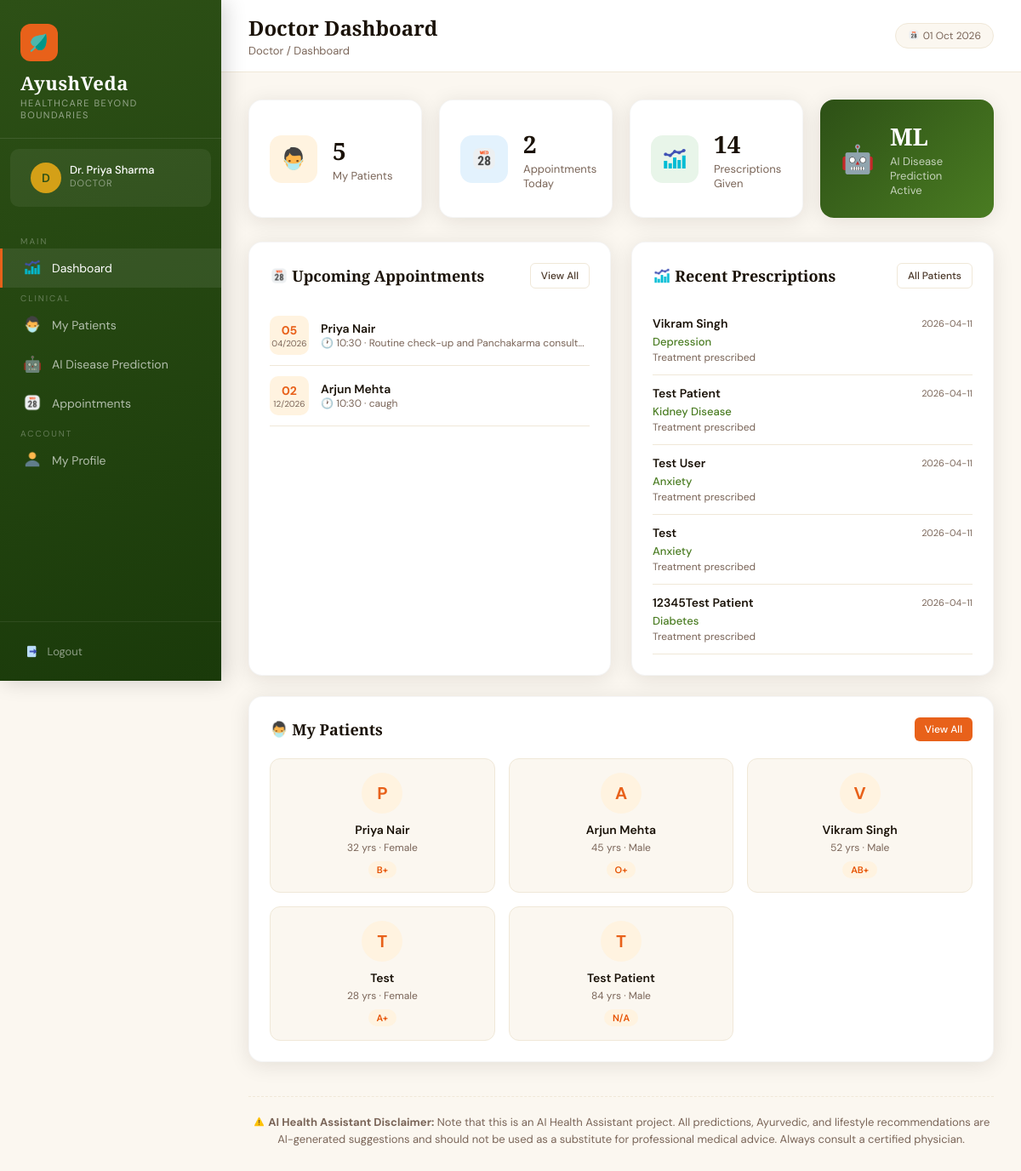
Before: /doctor/dashboard (signed in) with the older database file.
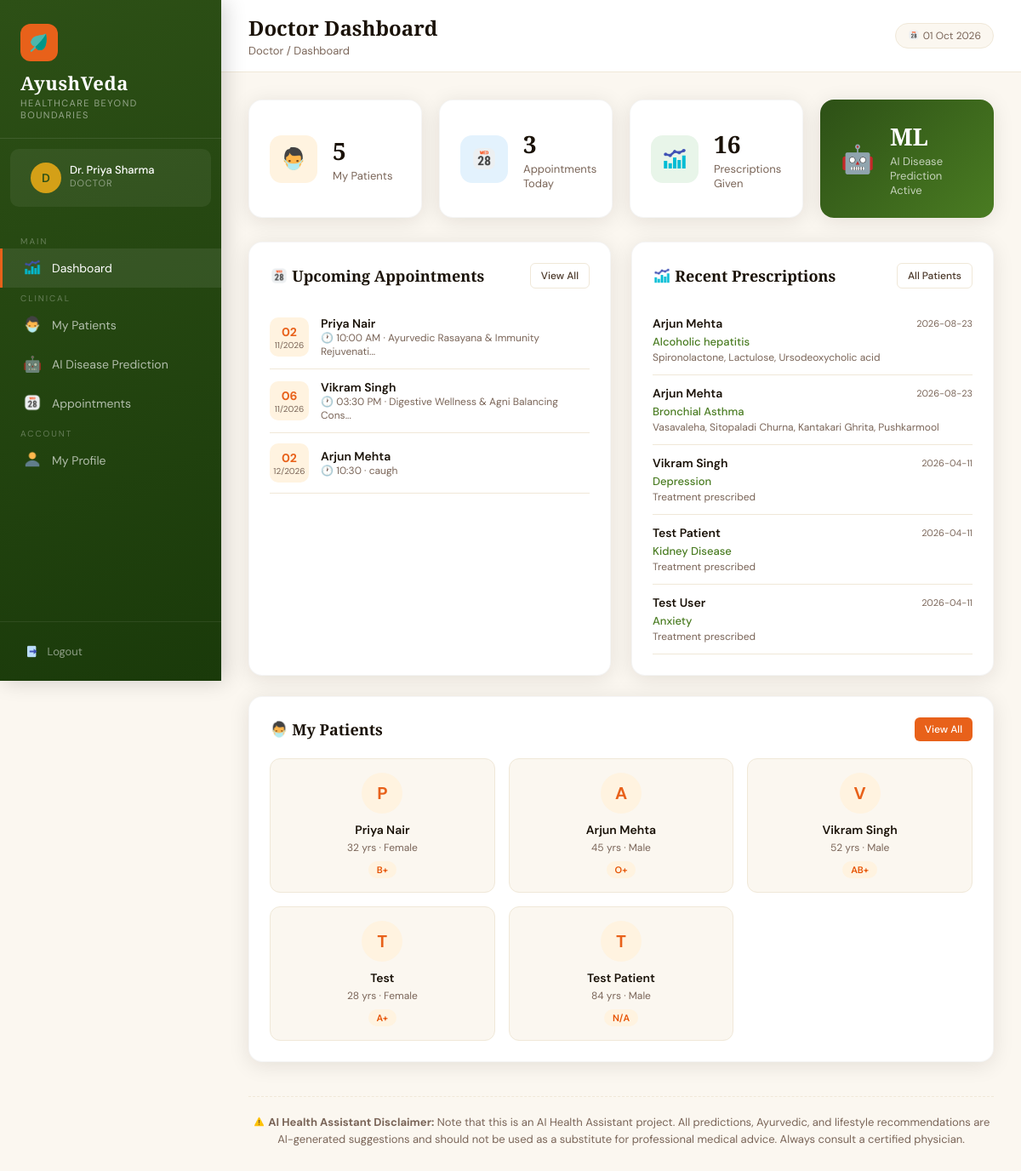
After: the same page with the newer database file.
### tables this page shows
CREATE TABLE appointments (
            id INTEGER PRIMARY KEY AUTOINCREMENT,
            patient_id INTEGER,
            doctor_id INTEGER,
            appointment_date DATE,
            appointment_time TEXT,
            reason TEXT,
            status TEXT DEFAULT 'Scheduled',
            created_at TIMESTAMP DEFAULT CURRENT_TIMESTAMP,
            FOREIGN KEY (patient_id) REFERENCES patients(id),
            FOREIGN KEY (doctor_id) REFERENCES doctors(id)
        );

CREATE TABLE patients (
            id INTEGER PRIMARY KEY AUTOINCREMENT,
            name TEXT NOT NULL,
            email TEXT UNIQUE NOT NULL,
            password TEXT NOT NULL,
            phone TEXT,
            age INTEGER,
            gender TEXT,
            blood_group TEXT,
            address TEXT,
            doctor_id INTEGER,
            created_at TIMESTAMP DEFAULT CURRENT_TIMESTAMP, preexisting_conditions TEXT, allergies TEXT, triage_raw_text TEXT, triage_symptoms TEXT, latitude REAL, longitude REAL, location_updated_at TIMESTAMP, share_location INTEGER DEFAULT 0,
            FOREIGN KEY (doctor_id) REFERENCES doctors(id)
        );

CREATE TABLE prescriptions (
            id INTEGER PRIMARY KEY AUTOINCREMENT,
            patient_id INTEGER,
            doctor_id INTEGER,
            symptoms TEXT,
            predicted_disease TEXT,
            medicines TEXT,
            dosage TEXT,
            duration TEXT,
            suggestions TEXT,
            diet_advice TEXT,
            created_at TIMESTAMP DEFAULT CURRENT_TIMESTAMP,
            FOREIGN KEY (patient_id) REFERENCES patients(id),
            FOREIGN KEY (doctor_id) REFERENCES doctors(id)
        );

### app.py (the view)
@app.route('/doctor/dashboard')
@login_required('doctor')
def doctor_dashboard():
    conn = get_db()
    doc_id = session['user_id']
    patients = conn.execute("SELECT * FROM patients WHERE doctor_id=?", (doc_id,)).fetchall()
    appointments = conn.execute(
        "SELECT a.*, p.name as patient_name FROM appointments a JOIN patients p ON a.patient_id=p.id WHERE a.doctor_id=? AND a.status='Scheduled' ORDER BY a.appointment_date ASC LIMIT 5",
        (doc_id,)
    ).fetchall()
    recent_prescriptions = conn.execute(
        "SELECT pr.*, p.name as patient_name FROM prescriptions pr JOIN patients p ON pr.patient_id=p.id WHERE pr.doctor_id=? ORDER BY pr.created_at DESC LIMIT 5",
        (doc_id,)
    ).fetchall()
    stats = {
        'patients': len(patients),
        'appointments': conn.execute("SELECT COUNT(*) as c FROM appointments WHERE doctor_id=? AND status='Scheduled'", (doc_id,)).fetchone()['c'],
        'prescriptions': conn.execute("SELECT COUNT(*) as c FROM prescriptions WHERE doctor_id=?", (doc_id,)).fetchone()['c'],
    }
    conn.close()
    return render_template('doctor/dashboard.html', stats=stats, patients=patients, appointments=appointments, recent_prescriptions=recent_prescriptions)

### app.py (called while the page is built)
@app.context_processor
def inject_now():
    return {'now': datetime.now().strftime('%d %b %Y')}

def get_db():
    conn = sqlite3.connect(DB_PATH)
    conn.row_factory = sqlite3.Row
    return conn

def login_required(role):
    def decorator(f):
        @wraps(f)
        def wrapper(*args, **kwargs):
            if session.get('role') != role:
                flash('Please login to continue.', 'error')
                return redirect(url_for(f'{role}_login'))
            return f(*args, **kwargs)
        return wrapper
    return decorator

### templates/doctor/dashboard.html (shortened to what the changed rows need)
{% extends 'base.html' %}
{% block page_title %}Doctor Dashboard{% endblock %}
{% block content %}
<div class="stats-grid">
    <div class="stat-card">
        <div>
            <div class="stat-value">{{ stats.appointments }}</div>
            <div class="stat-label">Appointments Today</div>
        </div>
    </div>
    <div class="stat-card">
        <div>
            <div class="stat-value">{{ stats.prescriptions }}</div>
            <div class="stat-label">Prescriptions Given</div>
        </div>
    </div>
</div>
<div style="display:grid;grid-template-columns:1fr 1fr;gap:24px">
    <div class="card">
        {% if appointments %}
        {% for a in appointments %}
        <div style="display:flex;align-items:center;gap:14px;padding:12px 0;border-bottom:1px solid #F0E8D8">
            <div style="width:46px;height:46px;background:#FFF3E0;border-radius:10px;display:flex;flex-direction:column;align-items:center;justify-content:center;flex-shrink:0">
                <span style="font-size:14px;font-weight:700;color:#E8611A">{{ a.appointment_date[-2:] }}</span>
                <span style="font-size:10px;color:#7A6558">{{ a.appointment_date[5:7] }}/{{ a.appointment_date[:4] }}</span>
            </div>
            <div>
                <div style="font-weight:600;font-size:14px">{{ a.patient_name }}</div>
                <div style="font-size:12px;color:#7A6558">🕐 {{ a.appointment_time }} · {{ a.reason[:40] }}{% if a.reason|length > 40 %}...{% endif %}</div>
            </div>
        </div>
        {% endfor %}
        {% else %}
        <div style="text-align:center;padding:32px;color:#7A6558">No upcoming appointments.</div>
        {% endif %}
    </div>
    <div class="card">
        {% if recent_prescriptions %}
        {% for pr in recent_prescriptions %}
        <div style="padding:12px 0;border-bottom:1px solid #F0E8D8">
            <div style="display:flex;justify-content:space-between;align-items:center;margin-bottom:4px">
                <span style="font-weight:600;font-size:14px">{{ pr.patient_name }}</span>
                <span style="font-size:11px;color:#7A6558">{{ pr.created_at[:10] }}</span>
            </div>
            <div style="font-size:13px;color:#4A7C22;font-weight:500">{{ pr.predicted_disease }}</div>
            <div style="font-size:12px;color:#7A6558;margin-top:2px">{{ pr.medicines[:60] }}{% if pr.medicines|length > 60 %}...{% endif %}</div>
        </div>
        {% endfor %}
        {% else %}
        <div style="text-align:center;padding:32px;color:#7A6558">No prescriptions yet.</div>
        {% endif %}
    </div>
    <div class="card" style="grid-column:1/-1">
        <div style="display:grid;grid-template-columns:repeat(auto-fill,minmax(200px,1fr));gap:16px">
            {% for p in patients[:8] %}
            <a href="/doctor/patients/{{ p.id }}" style="text-decoration:none">
                <div style="border:1px solid #F0E8D8;border-radius:12px;padding:16px;text-align:center;transition:all 0.2s;background:#FBF7F0" onmouseover="this.style.borderColor='#E8611A';this.style.background='#FFF3E0'" onmouseout="this.style.borderColor='#F0E8D8';this.style.background='#FBF7F0'">
                    <div style="width:48px;height:48px;background:#FFF3E0;border-radius:50%;display:flex;align-items:center;justify-content:center;font-size:20px;font-weight:700;color:#E8611A;margin:0 auto 10px">
                        {{ p.name[0].upper() }}
                    </div>
                    <div style="font-weight:600;font-size:14px;color:#1A1208">{{ p.name }}</div>
                    <div style="font-size:12px;color:#7A6558;margin-top:4px">{{ p.age or 'N/A' }} yrs · {{ p.gender or 'N/A' }}</div>
                    <span class="badge badge-orange" style="margin-top:8px">{{ p.blood_group or 'N/A' }}</span>
                </div>
            </a>
            {% else %}
            <div style="grid-column:1/-1;text-align:center;padding:32px;color:#7A6558">No patients assigned yet.</div>
            {% endfor %}
        </div>
    </div>
</div>
{% endblock %}

Changed rows visible on the page:
removed appointments: appointment_date "05", appointment_date "04", appointment_date "2026", patient_name "Priya Nair", appointment_time "10:30", reason "Routine check-up and Panchakarma consult"
no longer on this page (row unchanged): prescriptions: patient_name "Test", created_at "2026-04-11", predicted_disease "Anxiety", medicines "Treatment prescribed"
no longer on this page (row unchanged): prescriptions: patient_name "12345Test Patient", created_at "2026-04-11", predicted_disease "Diabetes", medicines "Treatment prescribed"
added appointments: appointment_date "02", appointment_date "11", appointment_date "2026", patient_name "Priya Nair", appointment_time "10:00 AM", reason "Ayurvedic Rasayana & Immunity Rejuvenati"
added appointments: appointment_date "06", appointment_date "11", appointment_date "2026", patient_name "Vikram Singh", appointment_time "03:30 PM", reason "Digestive Wellness & Agni Balancing Cons"
added prescriptions: patient_name "Arjun Mehta", created_at "2026-08-23", predicted_disease "Alcoholic hepatitis", medicines "Spironolactone, Lactulose, Ursodeoxycholic acid"
added prescriptions: patient_name "Arjun Mehta", created_at "2026-08-23", predicted_disease "Bronchial Asthma", medicines "Vasavaleha, Sitopaladi Churna, Kantakari Ghrita, Pushkarmool"
Other visible differences:
{{ stats.appointments }}: "2" → "3"
{{ stats.prescriptions }}: "14" → "16"
